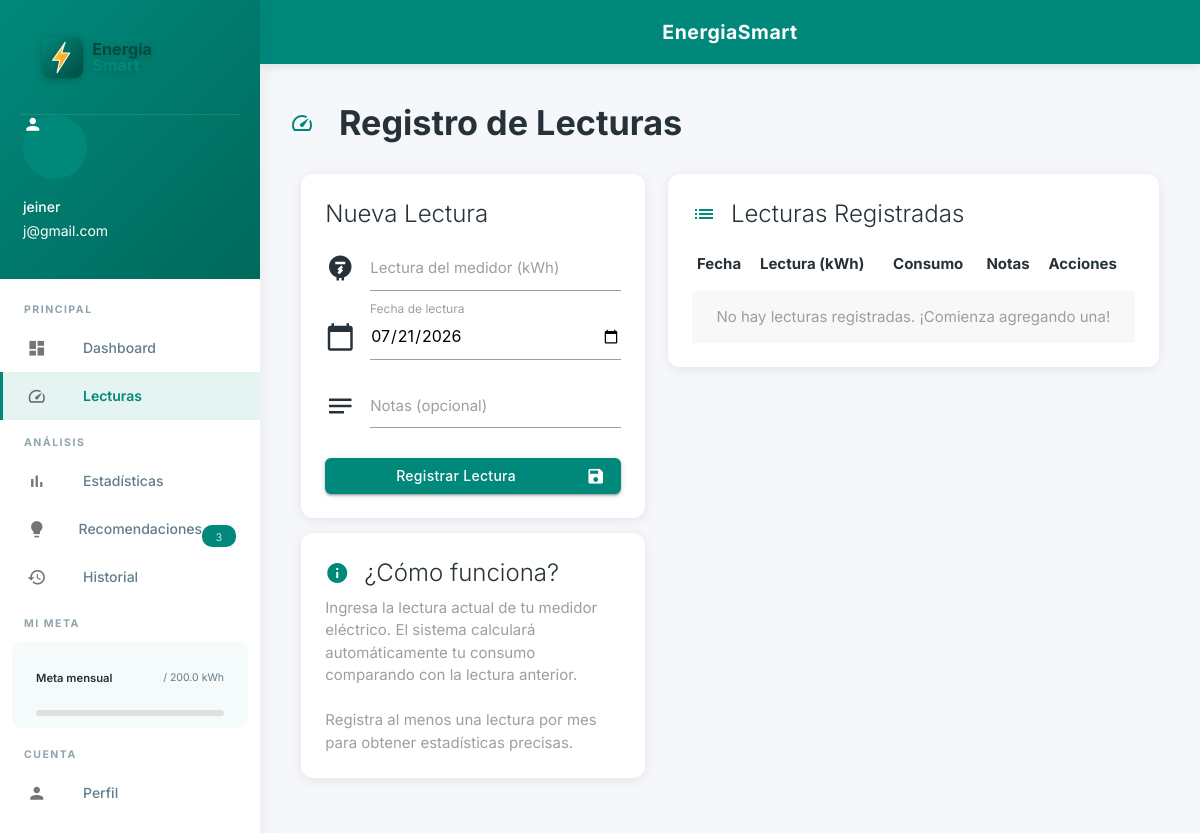
Before: /readings (signed in) with the older database file.
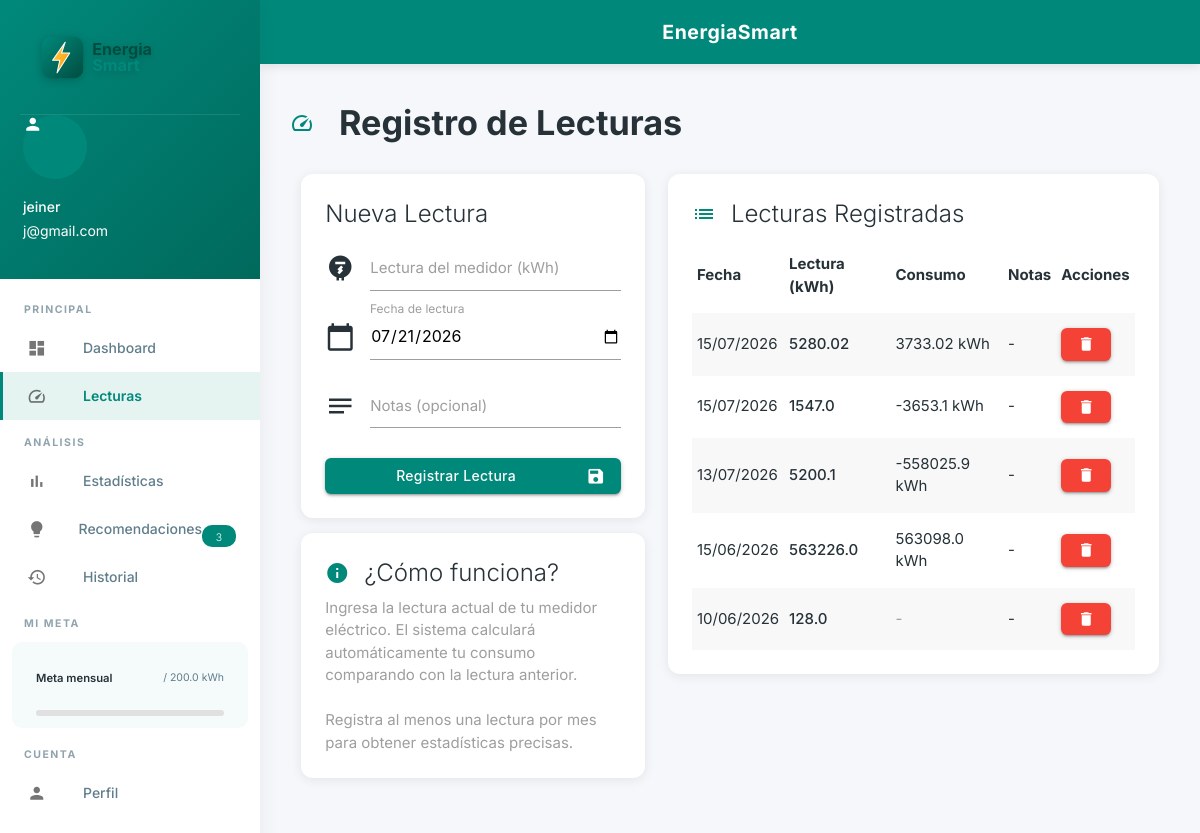
After: the same page with the newer database file.
### models.py (models this page shows, shortened)
class User(UserMixin, db.Model):
    __tablename__ = 'users'
    id = db.Column(db.Integer, primary_key=True)
    name = db.Column(db.String(100), nullable=False)
    email = db.Column(db.String(120), unique=True, nullable=False)
    password_hash = db.Column(db.String(256), nullable=False)
    monthly_goal_kwh = db.Column(db.Float, default=200.0)
    tariff_rate = db.Column(db.Float, default=0.15)
    currency = db.Column(db.String(10), default='USD')
    notifications_enabled = db.Column(db.Boolean, default=True)
    created_at = db.Column(db.DateTime, default=datetime.utcnow)
    readings = db.relationship('Reading', backref='user', lazy=True, cascade='all, delete-orphan')

class Reading(db.Model):
    __tablename__ = 'readings'
    id = db.Column(db.Integer, primary_key=True)
    user_id = db.Column(db.Integer, db.ForeignKey('users.id'), nullable=False)
    meter_reading = db.Column(db.Float, nullable=False)
    reading_date = db.Column(db.Date, nullable=False, default=datetime.utcnow)
    notes = db.Column(db.String(255), default='')
    created_at = db.Column(db.DateTime, default=datetime.utcnow)

### app.py (the view)
@app.route('/readings')
@login_required
def readings_page():
    readings = Reading.query.filter_by(user_id=current_user.id).order_by(Reading.reading_date.desc()).all()
    return render_template('readings.html', readings=readings)

### app.py (called while the page is built)
@login_manager.user_loader
def load_user(user_id):
    return User.query.get(int(user_id))

### templates/readings.html (shortened to what this page needs)
{% extends "base.html" %}
{% block body %}
<ul id="slide-out" class="sidenav sidenav-fixed">
    <li>
        <div class="user-view sidebar-header">
            <div class="background teal darken-2"></div>
            <div class="sidebar-logo">
                <img src="{{ url_for('static', filename='img/logo.svg') }}" alt="EnergiaSmart" style="width: 180px; height: auto; padding: 10px 0;">
            </div>
            <a href="{{ url_for('profile_page') }}"><i class="material-icons circle white-text teal darken-1">person</i></a>
            <a href="{{ url_for('profile_page') }}"><span class="white-text name">{{ current_user.name }}</span></a>
            <a href="{{ url_for('profile_page') }}"><span class="white-text email">{{ current_user.email }}</span></a>
        </div>
    </li>
    <li class="sidebar-section">PRINCIPAL</li>
    <li><a href="{{ url_for('dashboard') }}" class="waves-effect"><i class="material-icons">dashboard</i>Dashboard</a></li>
    <li><a href="{{ url_for('readings_page') }}" class="waves-effect active"><i class="material-icons">speed</i>Lecturas</a></li>
    <li class="sidebar-section">ANÁLISIS</li>
    <li><a href="{{ url_for('statistics_page') }}" class="waves-effect"><i class="material-icons">bar_chart</i>Estadísticas</a></li>
    <li><a href="{{ url_for('recommendations_page') }}" class="waves-effect"><i class="material-icons">lightbulb</i>Recomendaciones<span class="badge new" data-badge="3">3</span></a></li>
    <li><a href="{{ url_for('history_page') }}" class="waves-effect"><i class="material-icons">history</i>Historial</a></li>
    <li class="sidebar-section">MI META</li>
    <li class="sidebar-goal">
        <div class="goal-info">
            <span class="goal-label">Meta mensual</span>
            <span class="goal-value">{{ current_consumption }} / {{ current_user.monthly_goal_kwh }} kWh</span>
        </div>
        <div class="progress goal-progress">
        </div>
    </li>
    <li class="sidebar-section">CUENTA</li>
    <li><a href="{{ url_for('profile_page') }}" class="waves-effect"><i class="material-icons">person</i>Perfil</a></li>
    <li><a href="{{ url_for('settings_page') }}" class="waves-effect"><i class="material-icons">settings</i>Configuración</a></li>
</ul>
<main class="main-content">
    <nav class="nav-extended teal darken-1">
        <div class="nav-wrapper">
            <a href="{{ url_for('dashboard') }}" class="brand-logo center">EnergiaSmart</a>
        </div>
    </nav>
    <div class="container-fluid">
        <h4 class="page-title"><i class="material-icons left">speed</i>Registro de Lecturas</h4>
        <div class="row">
            <div class="col s12 l5">
                <div class="card z-depth-2">
                    <div class="card-content">
                        <span class="card-title">Nueva Lectura</span>
                        <form id="readingForm" method="POST" action="{{ url_for('add_reading') }}">
                            <div class="input-field">
                                <i class="material-icons prefix">electric_meter</i>
                                <input id="meter_reading" name="meter_reading" type="number" step="0.01" min="0" required>
                                <label for="meter_reading">Lectura del medidor (kWh)</label>
                            </div>
                            <div class="input-field">
                                <i class="material-icons prefix">calendar_today</i>
                                <input id="reading_date" name="reading_date" type="date" value="">
                                <label for="reading_date" class="active">Fecha de lectura</label>
                            </div>
                            <div class="input-field">
                                <i class="material-icons prefix">notes</i>
                                <textarea id="notes" name="notes" class="materialize-textarea"></textarea>
                                <label for="notes">Notas (opcional)</label>
                            </div>
                            <button class="btn waves-effect waves-light teal darken-1" type="submit" style="width: 100%;">
                                <i class="material-icons right">save</i>Registrar Lectura
                            </button>
                        </form>
                    </div>
                </div>
                <div class="card z-depth-2">
                    <div class="card-content">
                        <span class="card-title"><i class="material-icons left">info</i>¿Cómo funciona?</span>
                        <p class="grey-text">Ingresa la lectura actual de tu medidor eléctrico. El sistema calculará automáticamente tu consumo comparando con la lectura anterior.</p>
                        <br>
                        <p class="grey-text">Registra al menos una lectura por mes para obtener estadísticas precisas.</p>
                    </div>
                </div>
            </div>
            <div class="col s12 l7">
                <div class="card z-depth-2">
                    <div class="card-content">
                        <span class="card-title"><i class="material-icons left">list</i>Lecturas Registradas</span>
                        <table class="striped highlight responsive-table">
                            <thead>
                                <tr>
                                    <th>Fecha</th>
                                    <th>Lectura (kWh)</th>
                                    <th>Consumo</th>
                                    <th>Notas</th>
                                    <th>Acciones</th>
                                </tr>
                            </thead>
                            <tbody>
                                {% for reading in readings %}
                                <tr>
                                    <td>{{ reading.reading_date.strftime('%d/%m/%Y') }}</td>
                                    <td><strong>{{ reading.meter_reading }}</strong></td>
                                    <td>
                                        {% if loop.index < readings|length %}
                                            {% set prev = readings[loop.index] %}
                                            {{ (reading.meter_reading - prev.meter_reading)|round(2) }} kWh
                                        {% else %}
                                            <span class="grey-text">-</span>
                                        {% endif %}
                                    </td>
                                    <td>{{ reading.notes or '-' }}</td>
                                    <td>
                                        <a class="btn-small waves-effect waves-light red delete-reading" data-id="{{ reading.id }}">
                                            <i class="material-icons">delete</i>
                                        </a>
                                    </td>
                                </tr>
                                {% endfor %}
                                {% if not readings %}
                                <tr><td colspan="5" class="center-align grey-text">No hay lecturas registradas. ¡Comienza agregando una!</td></tr>
                                {% endif %}
                            </tbody>
                        </table>
                    </div>
                </div>
            </div>
        </div>
    </div>
</main>
{% endblock %}

### templates/base.html (shortened to what this page needs)
<!DOCTYPE html>
<html lang="es">
<head>
    <link href="https://cdnjs.cloudflare.com/ajax/libs/materialize/1.0.0/css/materialize.min.css" rel="stylesheet">
    <link rel="stylesheet" href="https://cdn.jsdelivr.net/npm/sweetalert2@11/dist/sweetalert2.min.css">
    <link href="{{ url_for('static', filename='css/style.css') }}" rel="stylesheet">
</head>
<body class="{% block body_class %}{% endblock %}">
    {% block body %}{% endblock %}
</body>
</html>

### static/css/style.css (style rules this page uses)
:root { --primary: #00897b; --primary-dark: #00695c; --primary-light: #4db6ac; --accent: #ff8f00; --bg: #f5f7fa; --card-bg: #ffffff; --text-primary: #263238; --text-secondary: #607d8b; --shadow: 0 2px 12px rgba(0,0,0,0.08); --shadow-hover: 0 8px 30px rgba(0,0,0,0.12); --radius: 12px; --sidebar-width: 260px; }
* { margin: 0; padding: 0; box-sizing: border-box; }
body { font-family: 'Inter', sans-serif; background: var(--bg); color: var(--text-primary); overflow-x: hidden; }
.sidenav { width: var(--sidebar-width) !important; background: #fff; box-shadow: 2px 0 20px rgba(0,0,0,0.05); }
.sidenav li a { color: var(--text-secondary) !important; font-weight: 500; padding: 0 24px; height: 48px; line-height: 48px; transition: all 0.2s ease; border-left: 3px solid transparent; display: flex; align-items: center; }
.sidenav li a.active { background: rgba(0,137,123,0.1) !important; color: var(--primary) !important; border-left: 3px solid var(--primary); font-weight: 600; }
.sidenav li a i { margin-right: 12px; font-size: 1.3rem; }
.sidebar-section { padding: 16px 24px 8px !important; font-size: 0.7rem; font-weight: 700; color: #90a4ae !important; letter-spacing: 1.5px; text-transform: uppercase; height: auto !important; line-height: normal !important; background: transparent !important; cursor: default !important; }
.sidenav li a .badge { margin-left: auto; background: var(--primary) !important; border-radius: 10px; font-size: 0.7rem; padding: 2px 8px; min-width: 22px; text-align: center; }
.sidenav li a .badge.new { background: var(--primary) !important; }
.sidebar-goal { padding: 12px 24px !important; height: auto !important; background: rgba(0,137,123,0.04) !important; margin: 4px 12px; border-radius: 10px; cursor: default !important; }
.goal-info { display: flex; justify-content: space-between; align-items: center; margin-bottom: 8px; }
.goal-label { font-size: 0.75rem; font-weight: 600; color: var(--text-primary); }
.goal-value { font-size: 0.7rem; color: var(--text-secondary); }
.goal-progress { height: 6px !important; border-radius: 3px; background: #e0e0e0; margin: 0; }
.sidebar-header { padding: 20px !important; }
.sidebar-header .background { background: linear-gradient(135deg, var(--primary), var(--primary-dark)) !important; }
.sidebar-logo { text-align: center; padding: 5px 0; border-bottom: 1px solid rgba(255,255,255,0.1); }
.sidebar-logo img { filter: drop-shadow(0 2px 4px rgba(0,0,0,0.2)); }
.main-content { margin-left: var(--sidebar-width); min-height: 100vh; }
.nav-extended { background: linear-gradient(135deg, var(--primary), var(--primary-dark)) !important; box-shadow: 0 2px 10px rgba(0,0,0,0.1); }
.nav-wrapper { padding: 0 20px; }
.brand-logo { font-weight: 700; font-size: 1.3rem !important; letter-spacing: 0.5px; }
.container-fluid { padding: 20px 30px; max-width: 1400px; }
.page-title { font-weight: 700; color: var(--text-primary); margin: 20px 0 25px; display: flex; align-items: center; gap: 10px; }
.page-title i { color: var(--primary); }
.card { border-radius: var(--radius); border: none; box-shadow: var(--shadow); transition: box-shadow 0.3s; }
.card-title { font-weight: 600; color: var(--text-primary); display: flex; align-items: center; gap: 8px; }
.card-title i { color: var(--primary); }
.progress { border-radius: 4px; background: #e0e0e0; }
.btn, .btn-small { border-radius: 6px; font-weight: 500; text-transform: none; letter-spacing: 0.3px; }
.btn-teal, .teal { background: var(--primary) !important; }
.card { animation: fadeInUp 0.4s ease-out; }

Changed rows visible on the page:
added Reading: reading_date "15/07/2026", meter_reading "5280.02", (reading.meter_reading-prev.meter_reading)|round(2) "3733.02", notes "-"
added Reading: reading_date "15/07/2026", meter_reading "1547.0", (reading.meter_reading-prev.meter_reading)|round(2) "-3653.1", notes "-"
added Reading: reading_date "13/07/2026", meter_reading "5200.1", (reading.meter_reading-prev.meter_reading)|round(2) "-558025.9", notes "-"
added Reading: reading_date "15/06/2026", meter_reading "563226.0", (reading.meter_reading-prev.meter_reading)|round(2) "563098.0", notes "-"
added Reading: reading_date "10/06/2026", meter_reading "128.0", notes "-"
Other visible differences:
text no longer shown: "No hay lecturas registradas. ¡Comienza agregando una!"
